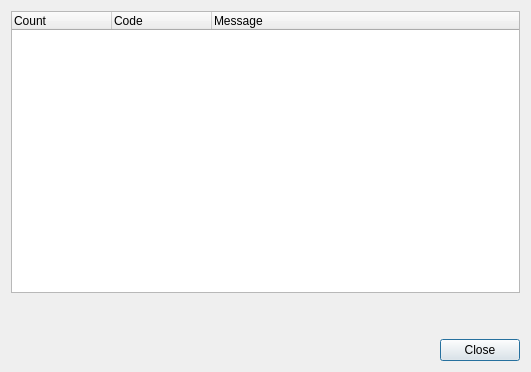
<?xml version="1.0" encoding="UTF-8"?>
<ui version="4.0">
 <class>Pep8StatisticsDialog</class>
 <widget class="QDialog" name="Pep8StatisticsDialog">
  <property name="geometry">
   <rect>
    <x>0</x>
    <y>0</y>
    <width>531</width>
    <height>372</height>
   </rect>
  </property>
  <property name="windowTitle">
   <string>PEP 8 Statistics</string>
  </property>
  <layout class="QVBoxLayout" name="verticalLayout">
   <item>
    <widget class="QTreeWidget" name="statisticsList">
     <property name="alternatingRowColors">
      <bool>true</bool>
     </property>
     <property name="rootIsDecorated">
      <bool>false</bool>
     </property>
     <property name="wordWrap">
      <bool>true</bool>
     </property>
     <column>
      <property name="text">
       <string>Count</string>
      </property>
     </column>
     <column>
      <property name="text">
       <string>Code</string>
      </property>
     </column>
     <column>
      <property name="text">
       <string>Message</string>
      </property>
     </column>
    </widget>
   </item>
   <item>
    <layout class="QGridLayout" name="gridLayout">
     <item row="0" column="0">
      <widget class="QLabel" name="filesChecked">
       <property name="text">
        <string/>
       </property>
      </widget>
     </item>
     <item row="0" column="1">
      <widget class="QLabel" name="filesIssues">
       <property name="text">
        <string/>
       </property>
      </widget>
     </item>
     <item row="1" column="0">
      <widget class="QLabel" name="totalIssues">
       <property name="text">
        <string/>
       </property>
      </widget>
     </item>
     <item row="1" column="1">
      <widget class="QLabel" name="fixedIssues">
       <property name="text">
        <string/>
       </property>
      </widget>
     </item>
    </layout>
   </item>
   <item>
    <widget class="QDialogButtonBox" name="buttonBox">
     <property name="orientation">
      <enum>Qt::Horizontal</enum>
     </property>
     <property name="standardButtons">
      <set>QDialogButtonBox::Close</set>
     </property>
    </widget>
   </item>
  </layout>
 </widget>
 <tabstops>
  <tabstop>statisticsList</tabstop>
  <tabstop>buttonBox</tabstop>
 </tabstops>
 <resources/>
 <connections>
  <connection>
   <sender>buttonBox</sender>
   <signal>accepted()</signal>
   <receiver>Pep8StatisticsDialog</receiver>
   <slot>accept()</slot>
   <hints>
    <hint type="sourcelabel">
     <x>248</x>
     <y>254</y>
    </hint>
    <hint type="destinationlabel">
     <x>157</x>
     <y>274</y>
    </hint>
   </hints>
  </connection>
  <connection>
   <sender>buttonBox</sender>
   <signal>rejected()</signal>
   <receiver>Pep8StatisticsDialog</receiver>
   <slot>reject()</slot>
   <hints>
    <hint type="sourcelabel">
     <x>316</x>
     <y>260</y>
    </hint>
    <hint type="destinationlabel">
     <x>286</x>
     <y>274</y>
    </hint>
   </hints>
  </connection>
 </connections>
</ui>
